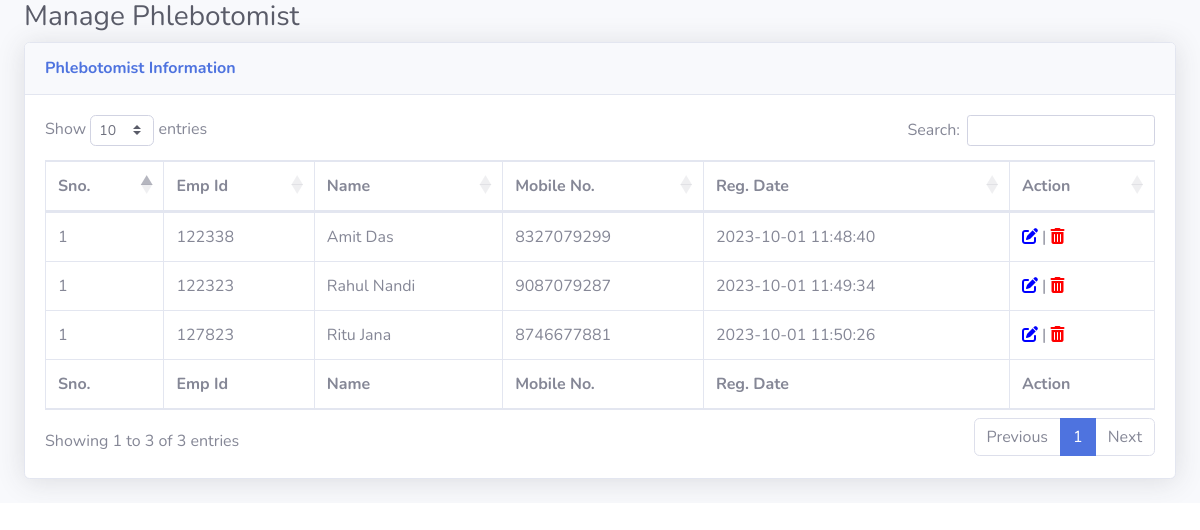
/manage-phlebotomist.php (signed in), run on the app's committed database.
### tables this page shows
CREATE TABLE `tblphlebotomist` (
  `id` int(11) NOT NULL,
  `EmpID` varchar(100) DEFAULT NULL,
  `FullName` varchar(120) DEFAULT NULL,
  `MobileNumber` bigint(12) DEFAULT NULL,
  `RegDate` timestamp NULL DEFAULT current_timestamp()
);

### manage-phlebotomist.php (the view, shortened to what this page needs)
<?php session_start();
if (strlen($_SESSION['aid']==0)) {
  header('location:logout.php');
  } else{
?>
<!DOCTYPE html>
<html lang="en">
<head>
    <link href="vendor/fontawesome-free/css/all.min.css" rel="stylesheet" type="text/css">
    <link href="css/sb-admin-2.min.css" rel="stylesheet">
    <link href="vendor/datatables/dataTables.bootstrap4.min.css" rel="stylesheet">
</head>
<body id="page-top">
    <div id="wrapper">
        <div id="content-wrapper" class="d-flex flex-column">
            <div id="content">
                <div class="container-fluid">
                    <h1 class="h3 mb-2 text-gray-800">Manage Phlebotomist</h1>
                    <div class="card shadow mb-4">
                        <div class="card-header py-3">
                            <h6 class="m-0 font-weight-bold text-primary">Phlebotomist Information</h6>
                        </div>
                        <div class="card-body">
                            <div class="table-responsive">
                                <table class="table table-bordered" id="dataTable" width="100%" cellspacing="0">
                                    <thead>
                                        <tr>
                                            <th>Sno.</th>
                                            <th>Emp Id</th>
                                            <th>Name</th>
                                            <th>Mobile No.</th>
                                            <th>Reg. Date</th>
                                            <th>Action</th>
                                        </tr>
                                    </thead>
                                    <tfoot>
                                        <tr>
                                            <th>Sno.</th>
                                            <th>Emp Id</th>
                                            <th>Name</th>
                                            <th>Mobile No.</th>
                                             <th>Reg. Date</th>
                                            <th>Action</th>
                                        </tr>
                                    </tfoot>
                                    <tbody>
<?php $query=mysqli_query($con,"select * from tblphlebotomist");
$cnt=1;
while($row=mysqli_fetch_array($query)){
?>
                                        <tr>
                                            <td><?php echo $cnt;?></td>
                                            <td><?php echo $row['EmpID'];?></td>
                                            <td><?php echo $row['FullName'];?></td>
                                            <td><?php echo $row['MobileNumber'];?></td>
                                             <td><?php echo $row['RegDate'];?></td>
                                            <td>
                                <a href="edit-phlebotomist.php?pid=<?php echo $row['id'];?>"><i class="fas fa-edit" style="color:blue"></i></a> |
                                <a href="manage-phlebotomist.php?pid=<?php echo $row['id'];?>&&action=delete" onclick="return confirm('Do you really want to delete this record?');"><i class="fa fa-trash" aria-hidden="true" style="color:red" title="Delete this record"></i></a></td>
                                        </tr>
                               <?php } ?>
                                    </tbody>
                                </table>
                            </div>
                        </div>
                    </div>
                </div>
            </div>
        </div>
    </div>
</body>
</html>
<?php } ?>

### data on the page
tblphlebotomist: EmpID "122338", FullName "Amit Das", MobileNumber "8327079299", RegDate "2023-10-01 11:48:40"
tblphlebotomist: EmpID "122323", FullName "Rahul Nandi", MobileNumber "9087079287", RegDate "2023-10-01 11:49:34"
tblphlebotomist: EmpID "127823", FullName "Ritu Jana", MobileNumber "8746677881", RegDate "2023-10-01 11:50:26"
